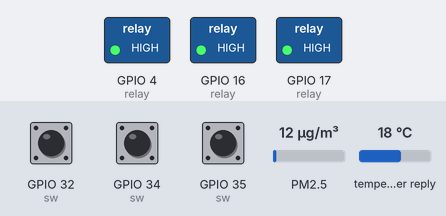
A program run on a simulated ESP32. Shown: switched loads named in the program (green lamp = pin HIGH). The inputs (shaded band) are chosen by the test bench; at power-on: GPIO 32 (sw) HIGH, GPIO 34 (sw) HIGH, GPIO 35 (sw) HIGH, PM2.5 12 µg/m³, temperature in the weather reply 18 °C. WiFi joins after 1.5 s; servers stay silent unless stated; the local clock reads 2024-03-15 10:24:30 at power-on unless the program sets it; web services answer with replies made up by the test bench; not simulated (calls return 0 or success): secrets.h; what the program prints to the serial monitor is not drawn.

Above: at 3.1 s.
3.2 s: GPIO 32 (sw) pulled LOW for 0.15 s
At 3.9 s:
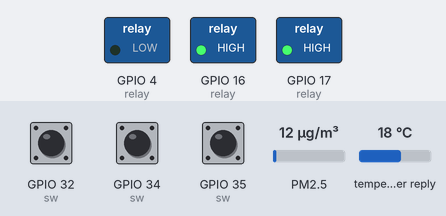
4.8 s: GPIO 34 (sw) pulled LOW for 0.15 s
At 5.1 s:
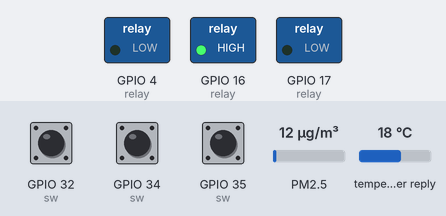
6.4 s: GPIO 32 (sw) pulled LOW for 1 s
At 7.6 s:
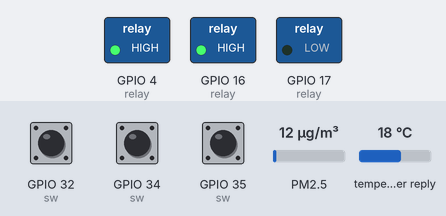
8.9 s: GPIO 35 (sw) pulled LOW for 0.15 s
At 9.4 s:
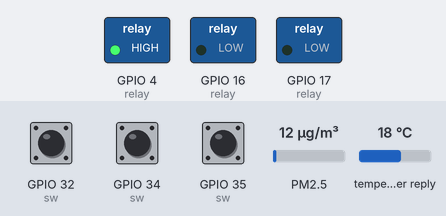
10.5 s: GPIO 34 (sw) pulled LOW for 1 s
At 11.9 s:
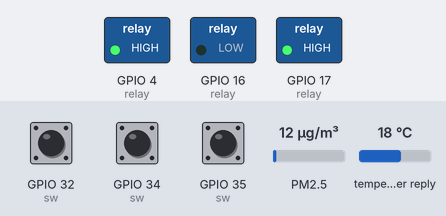
13.0 s: GPIO 32 (sw) pulled LOW for 0.15 s
At 13.8 s:
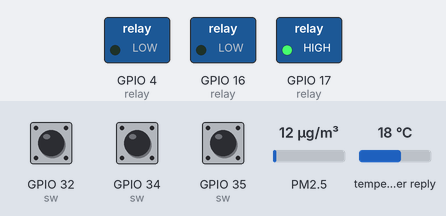
Timing chart, 0 to 15.6 s (numbered marks = the images above; inputs shaded):
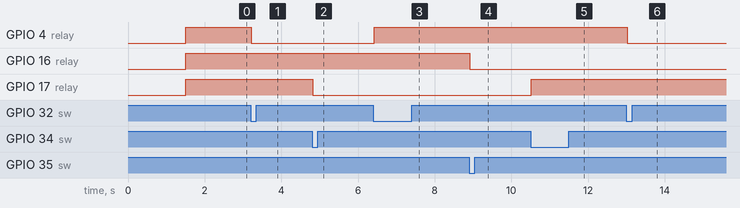

Measured:
- after the input at 3.2 s, GPIO 4 (relay): HIGH → LOW at once
- after the input at 4.8 s, GPIO 17 (relay): HIGH → LOW at once
- after the input at 6.4 s, GPIO 4 (relay): LOW → HIGH at once
- after the input at 8.9 s, GPIO 16 (relay): HIGH → LOW at once
- after the input at 10.5 s, GPIO 17 (relay): LOW → HIGH at once
- after the input at 13.0 s, GPIO 4 (relay): HIGH → LOW at once

The program:

main.cpp
```cpp
#include <Arduino.h>
#include <WiFi.h>
#include <HTTPClient.h>
#include <ArduinoJson.h>
#include <time.h>
#include "secrets.h"  // WiFi SSID/Password และ API Key (ไม่ถูก commit)
#define OWM_CITY      "Bangkok"
#define OWM_COUNTRY   "TH"
#define WEATHER_INTERVAL_MS  (2UL * 60UL * 1000UL)  // 2 นาที

// --- Relay (Active Low) ---
#define RELAY1 17
#define RELAY2 16
#define RELAY3 4

#define RELAY_ON  LOW
#define RELAY_OFF HIGH

// --- Switch (Active Low, External Pull-up) ---
#define SW1 34
#define SW2 35
#define SW3 32

#define DEBOUNCE_MS 20

struct SwitchState {
  uint8_t pin;
  bool lastRaw;
  bool stable;
  unsigned long lastChangeTime;
};

struct RelayState {
  uint8_t pin;
  bool on;
};

SwitchState sw[3] = {
  {SW1, HIGH, HIGH, 0},
  {SW2, HIGH, HIGH, 0},
  {SW3, HIGH, HIGH, 0},
};

RelayState relay[3] = {
  {RELAY1, false},
  {RELAY2, false},
  {RELAY3, false},
};

unsigned long lastWeatherFetch = 0;

String getTimeStr() {
  struct tm t;
  if (!getLocalTime(&t)) return "--:--:--";
  char buf[9];
  strftime(buf, sizeof(buf), "%H:%M:%S", &t);
  return String(buf);
}

void toggleRelay(RelayState &r) {
  r.on = !r.on;
  digitalWrite(r.pin, r.on ? RELAY_ON : RELAY_OFF);
}

void fetchWeather() {
  if (WiFi.status() != WL_CONNECTED) {
    Serial.println("[Weather] WiFi ไม่ได้เชื่อมต่อ");
    return;
  }

  HTTPClient http;
  http.setTimeout(10000);
  JsonDocument doc;
  float lat = 0, lon = 0;

  // --- Current Weather ---
  String city = String(OWM_CITY);
  city.replace(" ", "%20");
  String weatherUrl = String("http://api.openweathermap.org/data/2.5/weather?q=") +
                      city + "," + OWM_COUNTRY +
                      "&appid=" + OWM_API_KEY + "&units=metric&lang=th";

  http.begin(weatherUrl);
  int code = http.GET();
  Serial.printf("[Weather] HTTP status: %d\n", code);

  if (code == HTTP_CODE_OK) {
    String payload = http.getString();  // เก็บใน variable ก่อน parse
    DeserializationError err = deserializeJson(doc, payload);
    if (err) {
      Serial.printf("[Weather] JSON error: %s\n", err.c_str());
    } else {
      float  temp      = doc["main"]["temp"];
      float  feels     = doc["main"]["feels_like"];
      int    humidity  = doc["main"]["humidity"];
      float  windSpeed = doc["wind"]["speed"];
      String desc      = doc["weather"][0]["description"].as<String>();  // copy เป็น String
      lat = doc["coord"]["lat"];
      lon = doc["coord"]["lon"];

      Serial.printf("========== สภาพอากาศ กรุงเทพมหานคร [%s] ==========\n", getTimeStr().c_str());
      Serial.printf("  อุณหภูมิ    : %.1f C (รู้สึกเหมือน %.1f C)\n", temp, feels);
      Serial.printf("  ความชื้น    : %d %%\n", humidity);
      Serial.printf("  ความเร็วลม  : %.1f m/s\n", windSpeed);
      Serial.printf("  สภาพ        : %s\n", desc.c_str());
    }
  } else {
    Serial.printf("[Weather] Error: %d\n", code);
  }
  http.end();

  if (lat == 0 && lon == 0) return;

  // --- Air Pollution (AQI) ---
  String aqiUrl = String("http://api.openweathermap.org/data/2.5/air_pollution?lat=") +
                  String(lat, 4) + "&lon=" + String(lon, 4) + "&appid=" + OWM_API_KEY;

  http.begin(aqiUrl);
  code = http.GET();
  Serial.printf("[AQI] HTTP status: %d\n", code);

  if (code == HTTP_CODE_OK) {
    String payload = http.getString();
    DeserializationError err = deserializeJson(doc, payload);
    if (err) {
      Serial.printf("[AQI] JSON error: %s\n", err.c_str());
    } else {
      int   aqi  = doc["list"][0]["main"]["aqi"];
      float pm25 = doc["list"][0]["components"]["pm2_5"];
      float pm10 = doc["list"][0]["components"]["pm10"];
      float co   = doc["list"][0]["components"]["co"];
      float no2  = doc["list"][0]["components"]["no2"];
      float o3   = doc["list"][0]["components"]["o3"];

      const char* aqiLabel[] = {"", "ดี", "พอใช้", "ปานกลาง", "แย่", "แย่มาก"};

      Serial.println("------------- คุณภาพอากาศ (AQI) ---------------");
      Serial.printf("  AQI         : %d (%s)\n", aqi, (aqi >= 1 && aqi <= 5) ? aqiLabel[aqi] : "?");
      Serial.printf("  PM2.5       : %.1f ug/m3\n", pm25);
      Serial.printf("  PM10        : %.1f ug/m3\n", pm10);
      Serial.printf("  CO          : %.1f ug/m3\n", co);
      Serial.printf("  NO2         : %.1f ug/m3\n", no2);
      Serial.printf("  O3          : %.1f ug/m3\n", o3);
      Serial.println("================================================");
    }
  } else {
    Serial.printf("[AQI] Error: %d\n", code);
  }
  http.end();
}

void setup() {
  Serial.begin(115200);

  WiFi.begin(WIFI_SSID, WIFI_PASSWORD);
  Serial.printf("Connecting to WiFi: %s", WIFI_SSID);
  while (WiFi.status() != WL_CONNECTED) {
    delay(500);
    Serial.print(".");
  }
  Serial.printf("\nWiFi connected — IP: %s\n", WiFi.localIP().toString().c_str());

  configTime(7 * 3600, 0, "pool.ntp.org", "time.nist.gov");  // UTC+7 (Thailand)

  for (int i = 0; i < 3; i++) {
    pinMode(relay[i].pin, OUTPUT);
    digitalWrite(relay[i].pin, RELAY_OFF);
  }

  for (int i = 0; i < 3; i++) {
    pinMode(sw[i].pin, INPUT);
  }

  fetchWeather();  // ดึงข้อมูลทันทีเมื่อเริ่มต้น
  lastWeatherFetch = millis();
}

void loop() {
  unsigned long now = millis();

  // --- Switch debounce & relay toggle ---
  for (int i = 0; i < 3; i++) {
    bool raw = digitalRead(sw[i].pin);

    if (raw != sw[i].lastRaw) {
      sw[i].lastRaw = raw;
      sw[i].lastChangeTime = now;
    }

    if ((now - sw[i].lastChangeTime) >= DEBOUNCE_MS && raw != sw[i].stable) {
      sw[i].stable = raw;
      if (sw[i].stable == LOW) {
        toggleRelay(relay[i]);
        Serial.printf("SW%d กด -> Relay%d %s\n", i + 1, i + 1, relay[i].on ? "ON" : "OFF");
      }
    }
  }

  // --- Weather fetch ทุก 2 นาที ---
  if (now - lastWeatherFetch >= WEATHER_INTERVAL_MS) {
    lastWeatherFetch = now;
    fetchWeather();
  }
}
```
